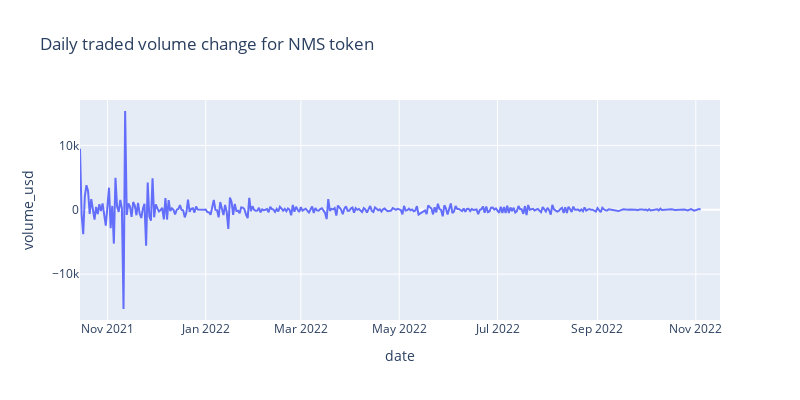

Write notebook code for a chart like this one.
### Code cell
fig4 = px.line(diff_nms_vol_df, x= diff_nms_vol_df.index, y= 'volume_usd',title="Daily traded volume change for NMS token", height=400, width=800)
fig4.show()

### Figure 1 — Plotly figure (JSON) as saved in the notebook; plotly's stock layout.template omitted (floating-point values rounded to 4 significant figures; data arrays with more than 128 entries replaced by an {"elided": "..."} marker saying what was removed)
{"data": [{"hovertemplate": "date=%{x}<br>volume_usd=%{y}<extra></extra>", "legendgroup": "", "line": {"color": "#636efa", "dash": "solid"}, "mode": "lines", "name": "", "orientation": "v", "showlegend": false, "type": "scatter", "x": {"elided": "352 str values"}, "xaxis": "x", "y": {"elided": "352 float values"}, "yaxis": "y"}], "layout": {"height": 400, "legend": {"tracegroupgap": 0}, "title": {"text": "Daily traded volume change for NMS token"}, "width": 800, "xaxis": {"anchor": "y", "domain": [0, 1], "title": {"text": "date"}}, "yaxis": {"anchor": "x", "domain": [0, 1], "title": {"text": "volume_usd"}}}}
